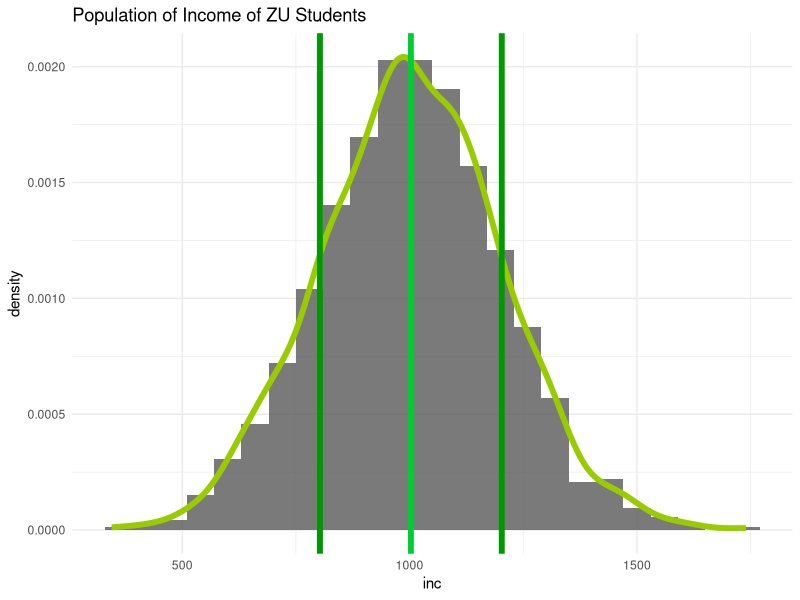
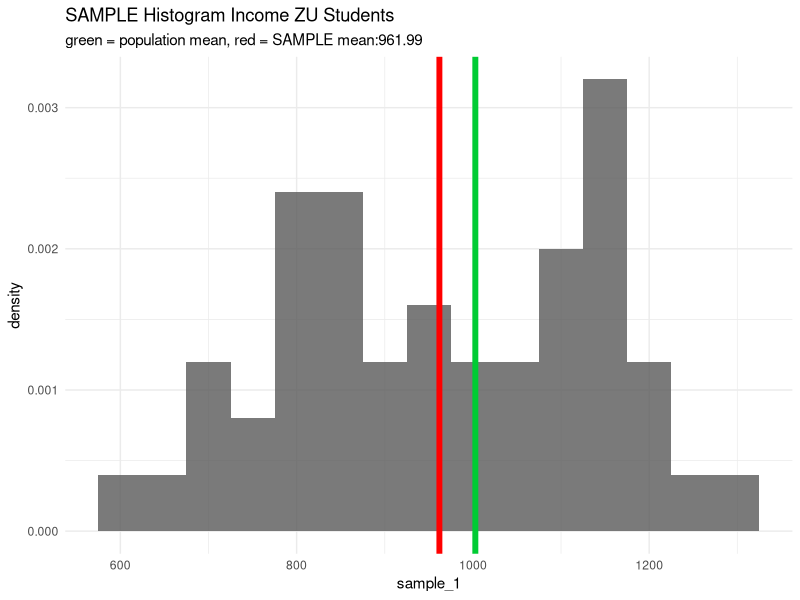
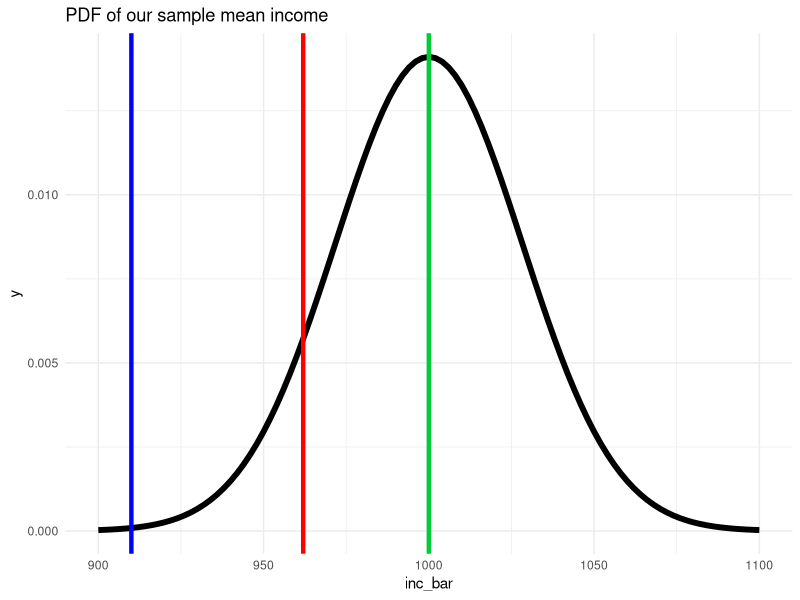
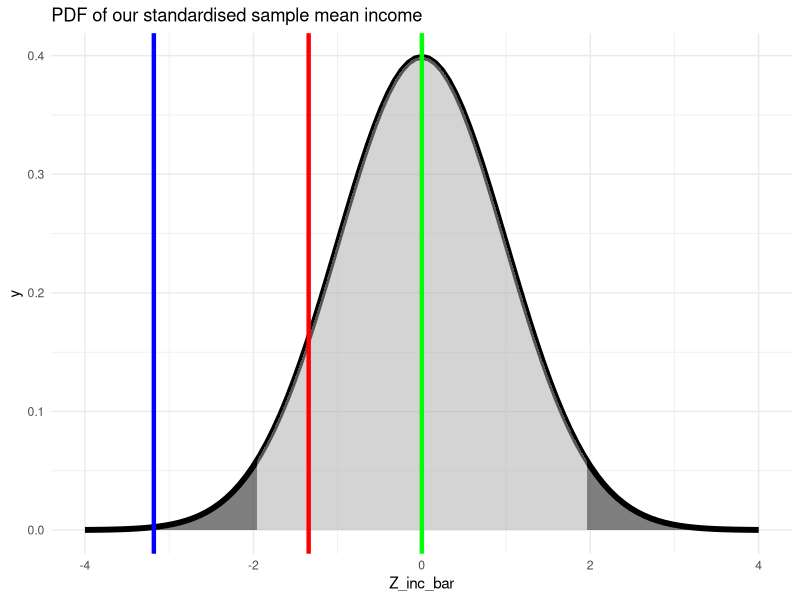
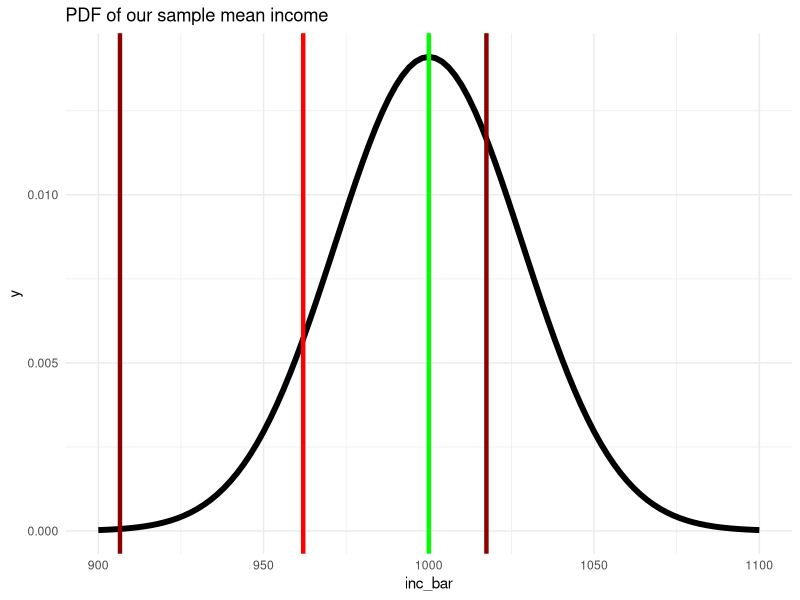
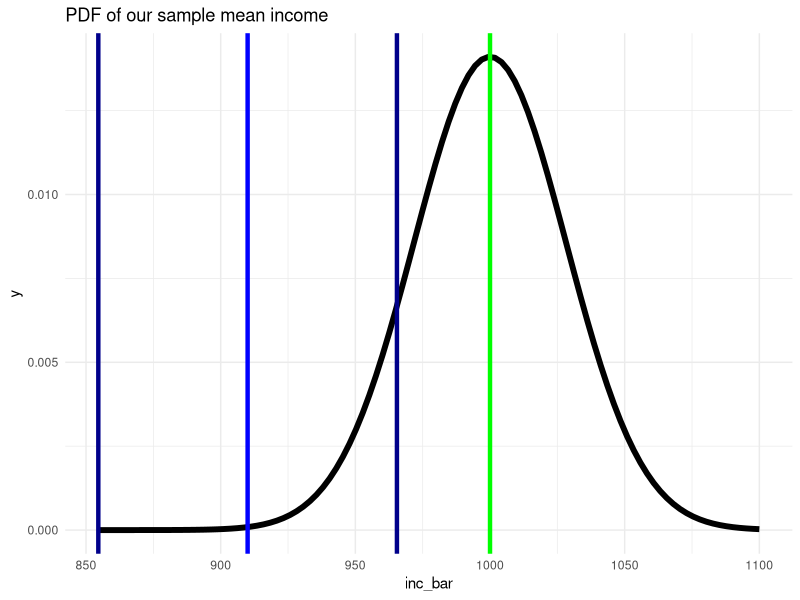
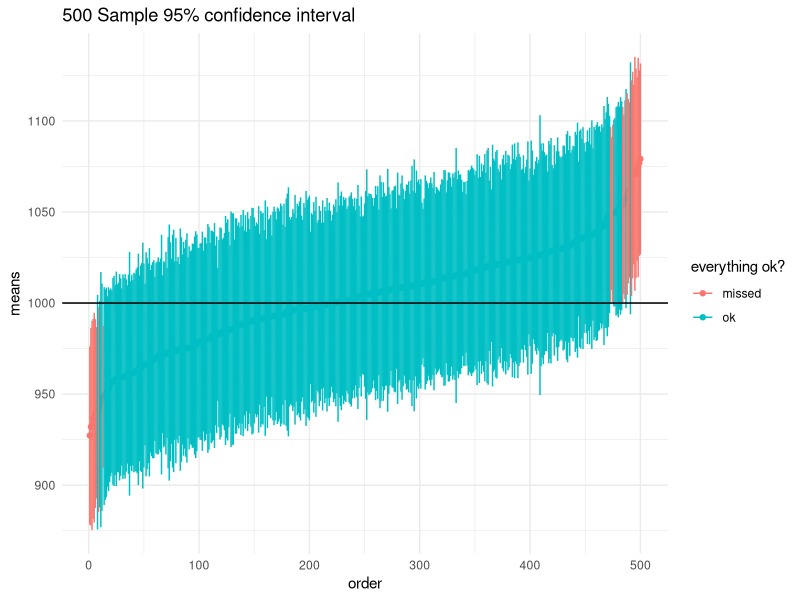

The R source for these figures, in order:
## ---- chunk 1
knitr::opts_chunk$set(echo = TRUE)
knitr::opts_chunk$set(fig.width=10)
## ---- chunk 2
library(ggplot2)
set.seed(11) # seed for reproducibility

n <- 1200
inc <- rnorm(n, mean = 1000, sd = 200) # simulate a vector of incomes
## ---- chunk 3
ggplot() +
  geom_histogram(aes(x = inc, y = ..density..),binwidth = 60,alpha = 0.8) +
  geom_density(aes(x = inc, y = ..density..),col = "#99CC00",size = 2) +
  labs(title = "Population of Income of ZU Students") +
  geom_vline(xintercept = mean(inc),color = "#00CC33",size = 2) +
  geom_vline(xintercept = mean(inc) + 200,color = "#009900",size = 2) +
  geom_vline(xintercept = mean(inc) - 200,color = "#009900",size = 2) +
  theme_minimal()
## ---- chunk 4
library(tidyverse)
set.seed(24)
sample_1 <- sample(x = inc, size = 50, replace = F) # draw a sample from the simulated population
x_bar <- mean(sample_1)

ggplot() +
geom_histogram(aes(x = sample_1,
y = ..density..),binwidth = 50,alpha = 0.8) +
labs(title = "SAMPLE Histogram Income ZU Students",
subtitle = paste0("green = population mean, ",
                  "red = SAMPLE mean:",
                  x_bar %>% round(2))) +
geom_vline(xintercept = x_bar,color = "red",size = 2) + # this draws the sample mean as red line
  geom_vline(xintercept = mean(inc),color = "#00CC33",size = 2)+
theme_minimal()
## ---- chunk 5
ggplot(data =  data.frame(inc_bar = 900:1100), aes(x=inc_bar)) +
  stat_function(fun = dnorm, args = list(mean = 1000, sd = 200/sqrt(50)), size = 2) +
  geom_vline(xintercept = mean(sample_1), color = "red", size = 1.5) +
  geom_vline(xintercept = 1000, color = "#00CC33", size = 1.5) +
  geom_vline(xintercept = 910, color = "blue", size = 1.5) +
  labs(title = "PDF of our sample mean income") +
  theme_minimal()
## ---- chunk 6
ggplot(data =  data.frame(Z_inc_bar = -4:4), aes(x=Z_inc_bar)) +
  stat_function(fun = dnorm, args = list(mean = 0, sd = 1), size = 2) +
  stat_function(fun = dnorm, xlim = c(-1.96,1.96), geom = "area", fill = "darkgrey", alpha=0.5) +
  stat_function(fun = dnorm, xlim = c(-4,-1.96), geom = "area", fill = "black", alpha=0.5) +
   stat_function(fun = dnorm, xlim = c(1.96,4), geom = "area", fill = "black", alpha=0.5) +
  geom_vline(xintercept = (mean(sample_1) - 1000) / (200/sqrt(50)), color = "red", size = 1.5) +
geom_vline(xintercept = (910 - 1000) / (200/sqrt(50)), color = "blue", size = 1.5) +
  geom_vline(xintercept = 0, color = "green", size = 1.5) +
  labs(title = "PDF of our standardised sample mean income") +
  theme_minimal()
## ---- chunk 7
ggplot(data =  data.frame(inc_bar = 900:1100), aes(x=inc_bar)) +
  stat_function(fun = dnorm, args = list(mean = 1000, sd = 200/sqrt(50)), size = 2) +
  geom_vline(xintercept = mean(sample_1), color = "red", size = 1.5) +
  geom_vline(xintercept = 1000, color = "green", size = 1.5) +
  geom_vline(xintercept = mean(sample_1) - (1.96 * 200 /sqrt(50)), color = "darkred", size = 1.5) +
  geom_vline(xintercept = mean(sample_1) + (1.96 * 200 /sqrt(50)), color = "darkred", size = 1.5) +
  labs(title = "PDF of our sample mean income") +
  theme_minimal()
## ---- chunk 8
ggplot(data =  data.frame(inc_bar = 900:1100), aes(x=inc_bar)) +
  stat_function(fun = dnorm, args = list(mean = 1000, sd = 200/sqrt(50)), size = 2) +
  geom_vline(xintercept = 910, color = "blue", size = 1.5) +
  geom_vline(xintercept = 1000, color = "green", size = 1.5) +
  geom_vline(xintercept = 910 - (1.96 * 200 /sqrt(50)), color = "darkblue", size = 1.5) +
  geom_vline(xintercept = 910 + (1.96 * 200 /sqrt(50)), color = "darkblue", size = 1.5) +
  labs(title = "PDF of our sample mean income") +
  theme_minimal()
## ---- chunk 9
library(tidyverse)
nn <- 500
set.seed(11)
samples <- map(.x = 1:1000,
               .f = ~ sample(inc,size = 50,replace = FALSE))
means <- map_dbl(samples[1:nn],~mean(.x))
se <- map_dbl(samples[1:nn],~ sd(.x)/sqrt(length(.x)))
lower = means-1.96*se
upper = means+1.96*se
df <- data.frame(means,lower,upper)[order(means),] %>%
  mutate(order = 1:nrow(.),
         coll = ifelse(upper < 1000 | lower > 1000,"missed","ok"))
ggplot(df) +
  geom_point(aes(x = order,
                 y = means,
                 col = coll)) +
  geom_segment(aes(x = order-0.02,xend = order + 0.02,
                   y = lower,yend = upper,col = coll)) +
  labs(title = "500 Sample 95% confidence interval") +
  scale_color_discrete(name = "everything ok?")+
  geom_hline(aes(yintercept =1000)) +
  theme_minimal()
